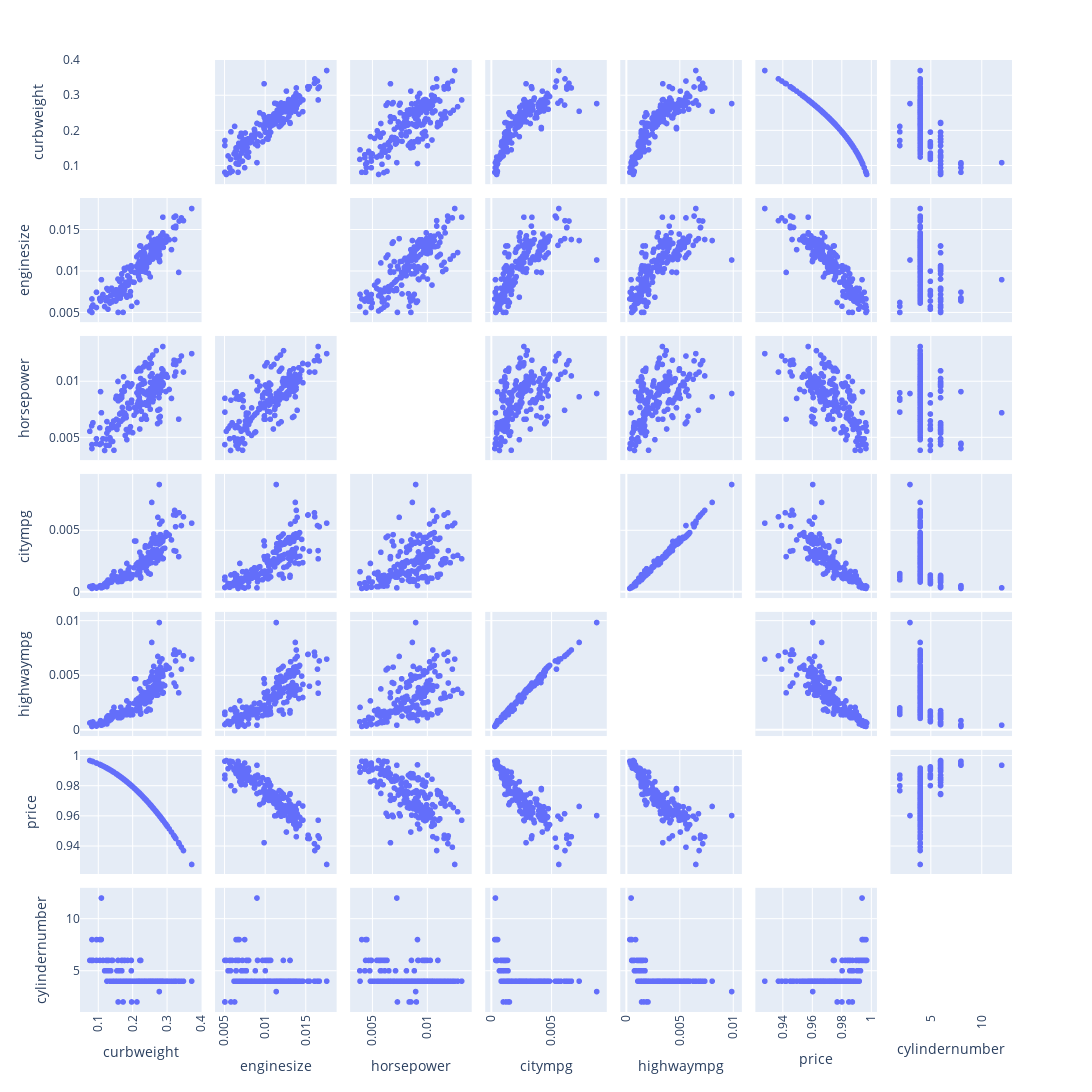

Source (notebook cell):
### Markdown cell above
En el documento entregado anteriormente se mostraron cada uno de los datos que son atípicos del dataframe. Ahora, se volverán a mostrar pero utilizando una matriz de dispersión.

### Code cell
fig = px.scatter_matrix(datos, width=1300, height=1500)
fig.update_layout({"xaxis"+str(i+1): dict(tickangle = -90) for i in range(13)})
fig.update_traces(diagonal_visible=False)
fig.show()

### Figure 1 — Plotly figure (JSON) as saved in the notebook; plotly's stock layout.template omitted (floating-point values rounded to 4 significant figures; data arrays with more than 128 entries replaced by an {"elided": "..."} marker saying what was removed)
{"data": [{"diagonal": {"visible": false}, "dimensions": [{"axis": {"matches": true}, "label": "curbweight", "values": {"elided": "205 float values"}}, {"axis": {"matches": true}, "label": "enginesize", "values": {"elided": "205 float values"}}, {"axis": {"matches": true}, "label": "horsepower", "values": {"elided": "205 float values"}}, {"axis": {"matches": true}, "label": "citympg", "values": {"elided": "205 float values"}}, {"axis": {"matches": true}, "label": "highwaympg", "values": {"elided": "205 float values"}}, {"axis": {"matches": true}, "label": "price", "values": {"elided": "205 float values"}}, {"axis": {"matches": true}, "label": "cylindernumber", "values": {"elided": "205 int values"}}], "hovertemplate": "%{xaxis.title.text}=%{x}<br>%{yaxis.title.text}=%{y}<extra></extra>", "legendgroup": "", "marker": {"color": "#636efa", "symbol": "circle"}, "name": "", "showlegend": false, "type": "splom"}], "layout": {"dragmode": "select", "height": 1500, "legend": {"tracegroupgap": 0}, "margin": {"t": 60}, "width": 1300, "xaxis": {"tickangle": -90}, "xaxis10": {"tickangle": -90}, "xaxis11": {"tickangle": -90}, "xaxis12": {"tickangle": -90}, "xaxis13": {"tickangle": -90}, "xaxis2": {"tickangle": -90}, "xaxis3": {"tickangle": -90}, "xaxis4": {"tickangle": -90}, "xaxis5": {"tickangle": -90}, "xaxis6": {"tickangle": -90}, "xaxis7": {"tickangle": -90}, "xaxis8": {"tickangle": -90}, "xaxis9": {"tickangle": -90}}}
